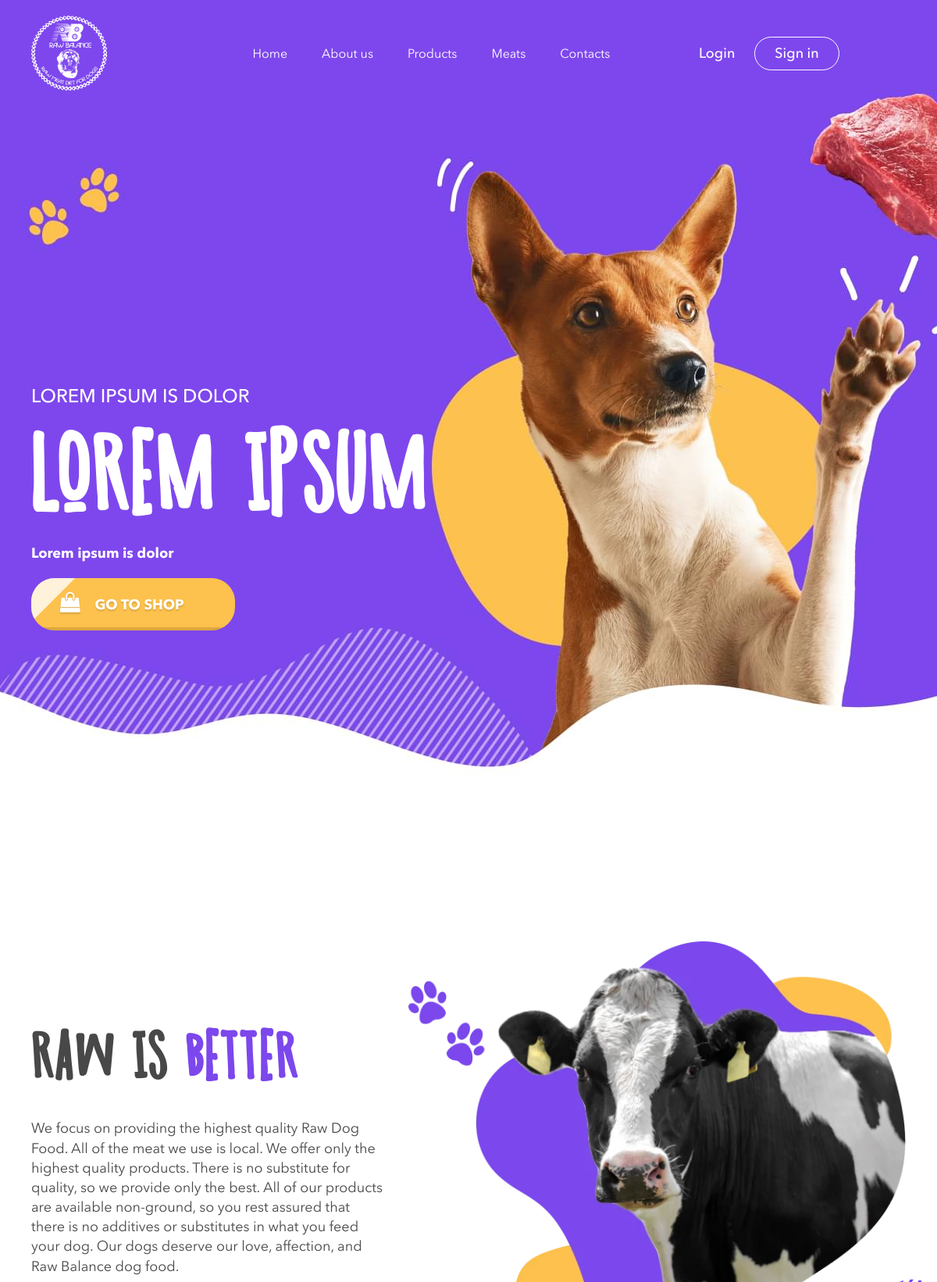
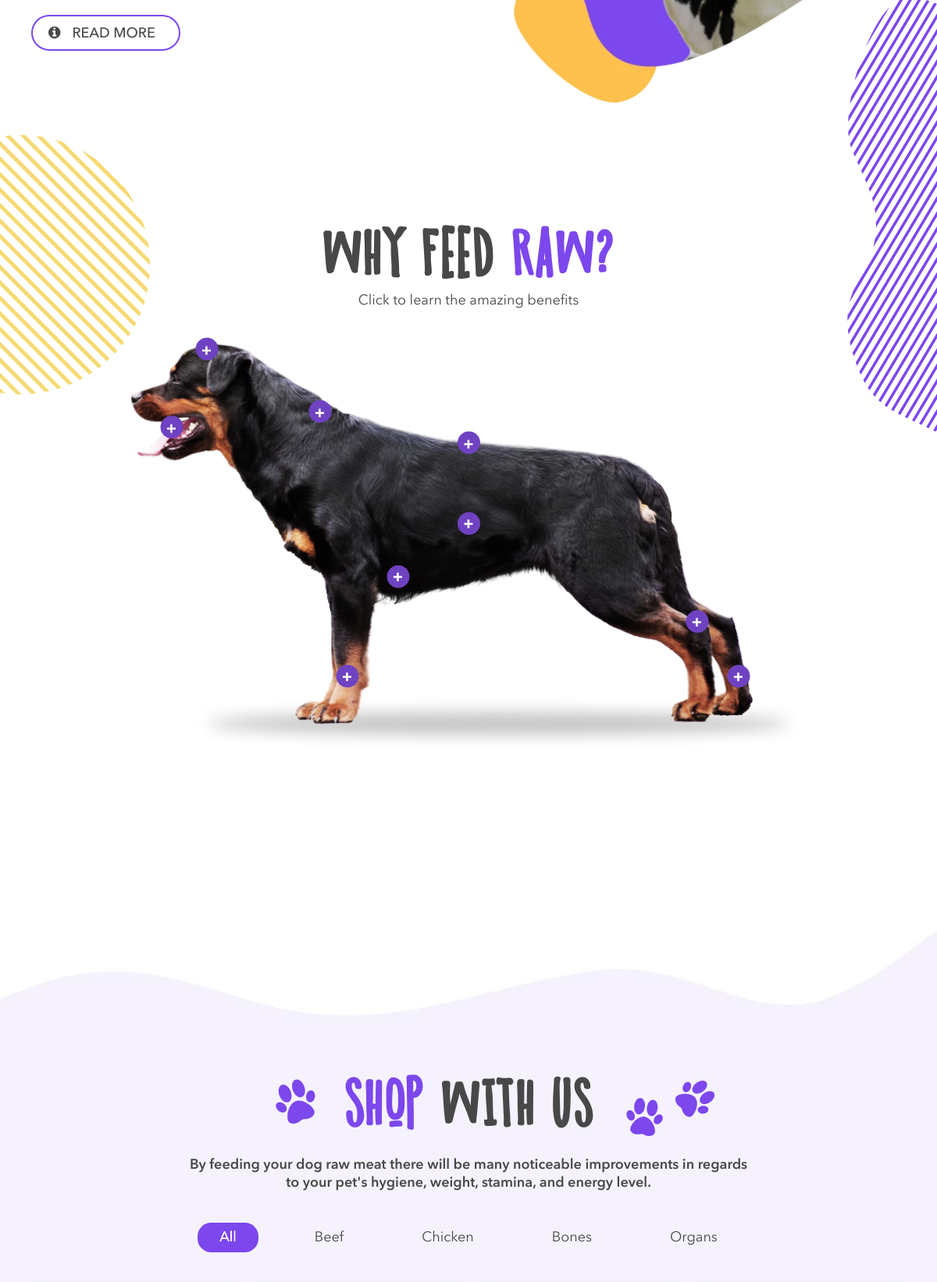
The page / (upper part) on the database its author committed (2 pictures, top to bottom).
### main_app/models.py (models this page shows)
class Category(models.Model):
    name = models.CharField(max_length=100)
    def __str__(self):
        return self.name

### main_app/views.py (the view)
# urls.py: path('', MainTemplateView.as_view(), name='main'),
class MainTemplateView(ListView):
    template_name = 'main/index.html'
    context_object_name = 'products'
    model = Product
    queryset = Product.objects.all()[:9]
    def get_context_data(self, *, object_list=None, **kwargs):
        context = super().get_context_data(object_list=object_list, **kwargs)
        context['categories'] = Category.objects.all()
        return context

### main_app/templates/main/index.html (shortened to what this page needs)
{% load static %}
<!DOCTYPE html>
<html lang="ru">
<head>
	<link rel="stylesheet" href= "{% static 'css/app.min.css' %}" >
</head>
<body>
	<div class="wrapper">
		<main class="main__content">
			<header class="main__header">
				<div class="top__line">
					<div class="container">
						<div class="row align-items-center">
							<div class="col-lg-2 col-4">
								<a href="/" class="top__line-brand">
									<picture>
										<source srcset="{% static 'images/dest/logo.webp' %}"   type="image/webp">
										<source srcset="{% static 'images/dest/logo.png' %}" type="image/png">
										<img src="{% static 'images/dest/logo.png' %}" alt="Raw Balance">
									</picture>
								</a>
							</div>
							<div class="col-lg-7 col-8">
								<nav class="top__line-nav d-lg-block d-none">
									<ul class="nav">
										<li class="nav__li"><a href="{% url 'main' %}" class="nav__link">Home</a></li>
									<li class="nav__li"><a href="{% url 'about' %}" class="nav__link">About us</a></li>
									<li class="nav__li"><a href="{% url 'products' %}" class="nav__link">Products</a></li>
									<li class="nav__li"><a href="#" class="nav__link">Meats</a></li>
									<li class="nav__li"><a href="{% url 'contacts' %}" class="nav__link">Contacts</a></li>
									</ul>
								</nav>
							</div>
							<div class="col-lg-3 d-lg-flex d-none">
								<ul class="top__line-account d-lg-flex d-none">
									{% if user.is_authenticated %}
										<li class="account__li"><a href="{% url 'logout' %}" class="account__link">Logout</a></li>
									{% else %}
										<li class="account__li"><a href="{% url 'login' %}" class="account__link">Login</a></li>
										<li class="account__li btn-border"><a href="{% url 'registration' %}" class="account__link">Sign in</a></li>
									{% endif %}
								</ul>
							</div>
						</div>
					</div>
				</div>
				<div class="header__content">
					<div class="container">
						<div class="row">
							<div class="col-lg-6">
								<div class="header__content-left">
									<span class="header__content-title">lorem ipsum is dolor</span>
									<h1 class="header__content-h1">lorem ipsum</h1>
									<p class="header__content-desc">Lorem ipsum is dolor</p>
									<div class="header__content-wrapper">
										<a href="#" class="btn header__content-link"><i class="fa fa-shopping-bag fa-fw"></i>go to shop</a>
									</div>
								</div>
							</div>
						</div>
					</div>
				</div>
			</header>
			<section class="section s-about">
				<div class="container">
					<div class="row align-items-center">
						<div class="col-lg-5 order-lg-1 order-2">
							<div class="about__left">
								<h2 class="about__left-h2">Raw is <strong>better</strong></h2>
								<p class="about__left-desc">
									We focus on providing the highest quality Raw Dog Food. All of the meat we use is local. We offer only
									the highest quality products. There is no substitute for quality, so we provide only the best. All of
									our products are available non-ground, so you rest assured that there is no additives or substitutes
									in what you feed your dog. Our dogs deserve our love, affection, and Raw Balance dog food.
								</p>
								<div class="about__left-wrapper">
									<a href="#" class="btn-border"><i class="fa fa-info-circle"></i>Read more</a>
								</div>
							</div>
						</div>
						<div class="col-lg-7 order-lg-2 order-1">
							<div class="about__right">
								<div class="about__right-img">
									<picture>
										<source srcset="{% static 'images/dest/about-img.webp' %}" type="image/webp">
										<source srcset="{% static 'images/dest/about-img.png' %}" type="image/png">
										<img src="{% static 'images/dest/about-img.png' %}" alt="About Image">
									</picture>
								</div>
							</div>
						</div>
					</div>
				</div>
				<div class="feed__raw">
					<div class="container">
						<div class="row">
							<div class="col-12">
								<h2>Why feed <strong>Raw?</strong></h2>
								<span>Click to learn the amazing benefits</span>
								<div class="dog__wrapper">
									<img src="{% static 'images/dest/dog.png' %}" alt="Dog">
									<div class="dog__items">
										<div class="dog__action">+</div>
									</div>
									<div class="dog__items">
										<div class="dog__action">+</div>
									</div>
									<div class="dog__items">
										<div class="dog__action">+</div>
									</div>
									<div class="dog__items">
										<div class="dog__action">+</div>
									</div>
									<div class="dog__items">
										<div class="dog__action">+</div>
									</div>
									<div class="dog__items">
										<div class="dog__action">+</div>
									</div>
									<div class="dog__items">
										<div class="dog__action">+</div>
									</div>
									<div class="dog__items">
										<div class="dog__action">+</div>
									</div>
									<div class="dog__items">
										<div class="dog__action">+</div>
									</div>
								</div>
							</div>
						</div>
					</div>
				</div>
			</section>
			<section class="section s-products">
				<div class="container">
					<div class="row">
						<div class="col-lg-12">
							<div class="products__top">
								<h2 class="products__top-h2"><strong>SHOP</strong> WITH US</h2>
								<p class="products__top-desc">By feeding your dog raw meat there will be many noticeable improvements in
									regards<br> to your pet's hygiene, weight, stamina, and energy level.</p>
								<ul class="products__top-filter">
									<li class="filter__list active" data-filter="all">All</li>
									{% for category in categories %}
										<li class="filter__list" data-filter="{{ category.name }}">{{ category.name }}</li>
									{% endfor %}
								</ul>
							</div>
						</div>
					</div>
				</div>
			</section>
		</main>
	</div>
</body>
</html>

### rows shown on the page
Category: name "Beef"
Category: name "Chicken"
Category: name "Bones"
Category: name "Organs"
